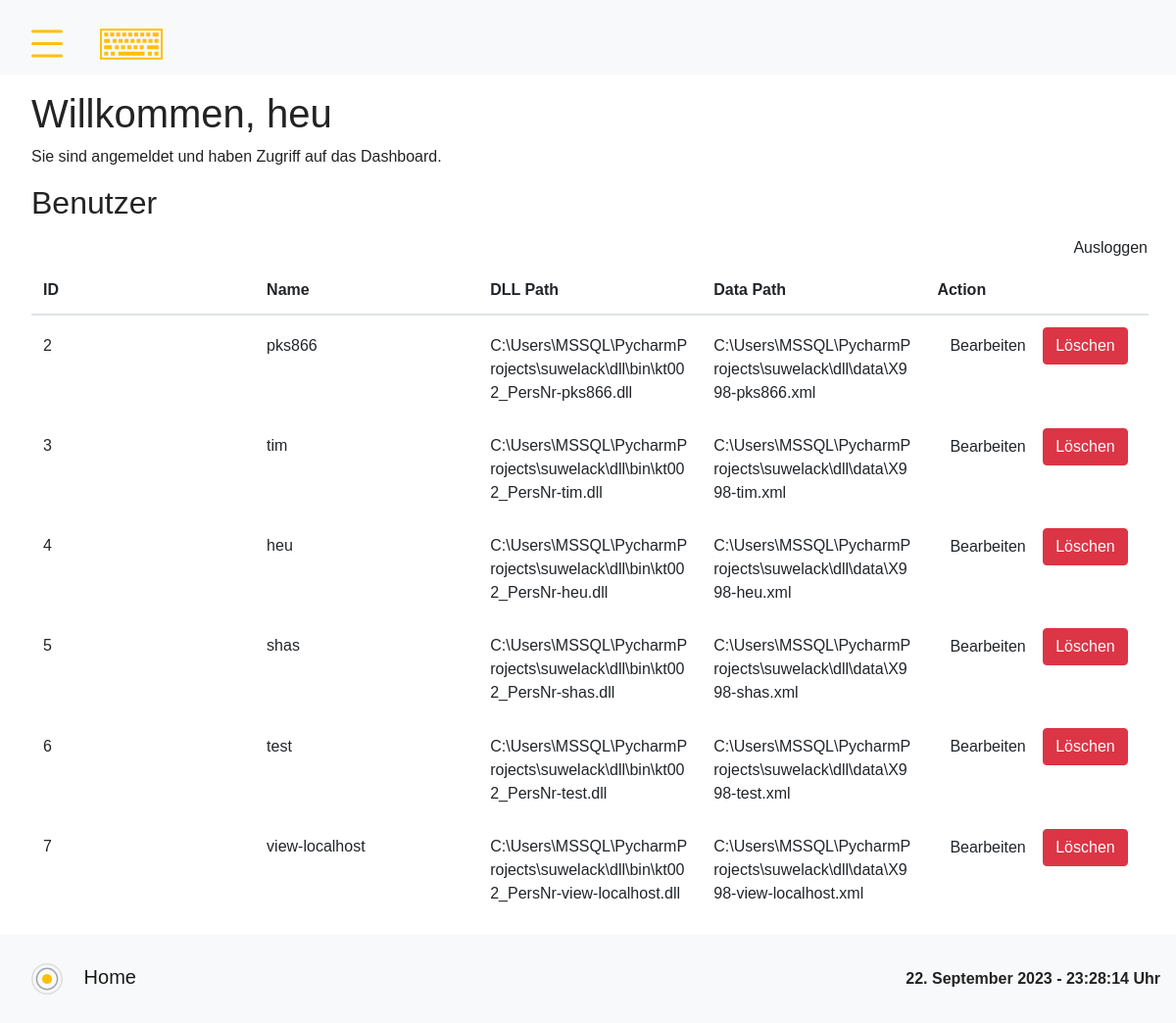
The app's page /dashboard (signed in) with its own data.
### app.py (models this page shows)
class User(db.Model, UserMixin):
    id = db.Column(db.Integer, primary_key=True)
    username = db.Column(db.String(20), unique=True, nullable=False)
    password = db.Column(db.String(60), nullable=False)
    dll_path = db.Column(db.String(100))  # define the dll_path attribute
    dll_path_data = db.Column(db.String(100))

### app.py (the view)
@app.route('/dashboard')
@login_required
def dashboard():
    users = User.query.all()
    return render_template('dashboard.html', users=users, buttonValues=get_list("homeButtons"), sidebarItems=get_list("sidebarItems"))

### app.py (called while the page is built)
@login_manager.user_loader
def load_user(user_id):
    return User.query.get(int(user_id))

### templates/dashboard.html (shortened to what this page needs)
{% extends 'base.html' %}
{% block content %}
  <div class="ml-3">
    <h1>Willkommen, {{ current_user.username }}</h1>
    <p>Sie sind angemeldet und haben Zugriff auf das Dashboard.</p>
    <h2>Benutzer</h2>
    <a href="{{ url_for('logout') }}" class="btn" style="float: right;">Ausloggen</a>
    <table class="table">
      <thead>
        <tr>
          <th>ID</th>
          <th>Name</th>
          <th>DLL Path</th>
          <th>Data Path</th>
          <th>Action</th>
        </tr>
      </thead>
      <tbody>
        {% for user in users %}
          <tr>
            <td>{{ user.id }}</td>
            <td>{{ user.username }}</td>
            <td>{{ user.dll_path }}</td>
            <td>{{ user.dll_path_data }}</td>
            <td>
              <a href="{{ url_for('edit_user', user_id=user.id) }}" class="btn">Bearbeiten</a>
              <button type="button" class="btn btn-danger" data-toggle="modal" data-target="#deleteModal{{ user.id }}">Löschen</button>
            </td>
          </tr>
        {% endfor %}
      </tbody>
    </table>
  </div>
{% endblock %}

### static/site.css (style rules this page uses)
body, html { margin: 0; padding: 0; height: 100%; width: 100%; font-family: 'SF Pro', sans-serif; color: #232323; }
table { display: flex; flex-flow: column; height: 80%; width: 99%; }
table thead { flex: 0 0 auto; width: calc(99% - 0.9em); }
table tbody { flex: 1 1 auto; display: block; }
table thead, table tbody tr { display: table; table-layout: fixed; width: 99%; }
.table td, .table th { vertical-align: baseline; border-top: 0rem solid #dee2e6; word-wrap: break-word; }

### records on screen
User: username "heu", id "4", dll_path "C:\\Users\\MSSQL\\PycharmProjects\\suwelack\\dll\\bin\\kt002_PersNr-heu.dll", dll_path_data "C:\\Users\\MSSQL\\PycharmProjects\\suwelack\\dll\\data\\X998-heu.xml"
User: id "2", username "pks866", dll_path "C:\\Users\\MSSQL\\PycharmProjects\\suwelack\\dll\\bin\\kt002_PersNr-pks866.dll", dll_path_data "C:\\Users\\MSSQL\\PycharmProjects\\suwelack\\dll\\data\\X998-pks866.xml"
User: id "3", username "tim", dll_path "C:\\Users\\MSSQL\\PycharmProjects\\suwelack\\dll\\bin\\kt002_PersNr-tim.dll", dll_path_data "C:\\Users\\MSSQL\\PycharmProjects\\suwelack\\dll\\data\\X998-tim.xml"
User: id "5", username "shas", dll_path "C:\\Users\\MSSQL\\PycharmProjects\\suwelack\\dll\\bin\\kt002_PersNr-shas.dll", dll_path_data "C:\\Users\\MSSQL\\PycharmProjects\\suwelack\\dll\\data\\X998-shas.xml"
User: id "6", username "test", dll_path "C:\\Users\\MSSQL\\PycharmProjects\\suwelack\\dll\\bin\\kt002_PersNr-test.dll", dll_path_data "C:\\Users\\MSSQL\\PycharmProjects\\suwelack\\dll\\data\\X998-test.xml"
User: id "7", username "view-localhost", dll_path "C:\\Users\\MSSQL\\PycharmProjects\\suwelack\\dll\\bin\\kt002_PersNr-view-localhost.dll", dll_path_data "C:\\Users\\MSSQL\\PycharmProjects\\suwelack\\dll\\data\\X998-view-localhost.xml"
